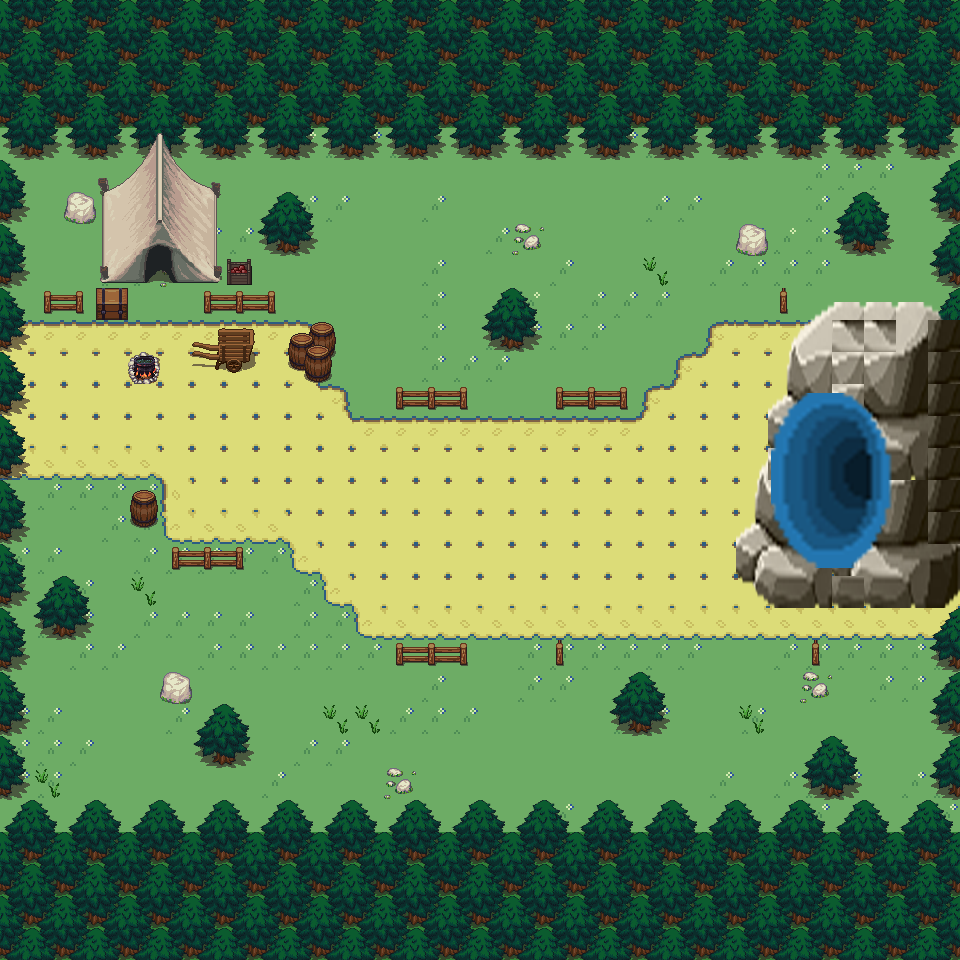

This game map was drawn from its Tiled (.tmx) file and the tilesets committed beside it. A one-line description and the trimmed map source follow:
An orthogonal 30x30 tile map with 32x32 px tiles, 5 tile layers (ground, environment1, environment2, stone, ...), 5 tilesets.

<map version="1.10" tiledversion="1.10.2" orientation="orthogonal" renderorder="right-down" width="30" height="30" tilewidth="32" tileheight="32" infinite="0" nextlayerid="13" nextobjectid="3">
 <editorsettings>
  <export target="dungeon_fruit_map_1.tmj" format="json" />
 </editorsettings>
 <tileset firstgid="1" name="build_atlas" tilewidth="32" tileheight="32" tilecount="1024" columns="32">
  <image source="build_atlas.png" width="1024" height="1024" />
 </tileset>
 <tileset firstgid="1025" name="Castle2" tilewidth="32" tileheight="32" tilecount="256" columns="16">
  <image source="Castle2.png" width="512" height="512" />
 </tileset>
 <tileset firstgid="1281" name="City-01" tilewidth="32" tileheight="32" tilecount="896" columns="56">
  <image source="City-01.png" width="1792" height="512" />
 </tileset>
 <tileset firstgid="2177" name="forest_tiles" tilewidth="32" tileheight="32" tilecount="256" columns="16">
  <image source="forest_tiles.png" width="512" height="512" />
 </tileset>
 <tileset firstgid="2433" name="smallpixel" tilewidth="32" tileheight="32" tilecount="400" columns="20">
  <image source="smallpixel.png" width="640" height="640" />
 </tileset>
 <layer id="1" name="ground" width="30" height="30">
  <data>[900 cells, 900 non-empty, 17 distinct tile ids]</data>
 </layer>
 <layer id="2" name="environment1" width="30" height="30">
  <data>[900 cells, 374 non-empty, 11 distinct tile ids]</data>
 </layer>
 <layer id="10" name="environment2" width="30" height="30">
  <data>[900 cells, 53 non-empty, 37 distinct tile ids]</data>
 </layer>
 <layer id="11" name="stone" width="30" height="30">
  <data>[900 cells, 66 non-empty, 21 distinct tile ids]</data>
 </layer>
 <layer id="6" name="smallpixel" width="30" height="30">
  <data>[900 cells, 24 non-empty, 24 distinct tile ids]</data>
 </layer>
</map>
